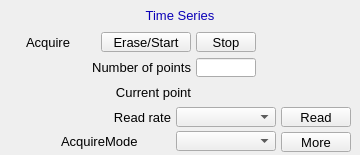
    <widget class="PyDMFrame" name="composite_1">
      <property name="geometry">
        <rect>
          <x>285</x>
          <y>275</y>
          <width>360</width>
          <height>155</height>
        </rect>
      </property>
      <widget class="PyDMDrawingRectangle" name="rectangle_2">
        <property name="geometry">
          <rect>
            <x>120</x>
            <y>5</y>
            <width>120</width>
            <height>21</height>
          </rect>
        </property>
        <property name="brush" stdset="0">
          <brush brushstyle="SolidPattern">
            <color alpha="255">
              <red>218</red>
              <green>218</green>
              <blue>218</blue>
            </color>
          </brush>
        </property>
        <property name="penStyle" stdset="0">
          <enum>Qt::SolidLine</enum>
        </property>
        <property name="penColor" stdset="0">
          <color>
            <red>218</red>
            <green>218</green>
            <blue>218</blue>
          </color>
        </property>
        <property name="penWidth" stdset="0">
          <double>0</double>
        </property>
        <property name="penCapStyle" stdset="0">
          <enum>Qt::FlatCap</enum>
        </property>
        <property name="toolTip">
          <string>rectangle_2</string>
        </property>
      </widget>
      <widget class="PyDMDrawingRectangle" name="rectangle_3">
        <property name="geometry">
          <rect>
            <x>0</x>
            <y>0</y>
            <width>360</width>
            <height>155</height>
          </rect>
        </property>
        <property name="brush" stdset="0">
          <brush brushstyle="NoBrush">
            <color alpha="255">
              <red>0</red>
              <green>0</green>
              <blue>0</blue>
            </color>
          </brush>
        </property>
        <property name="penStyle" stdset="0">
          <enum>Qt::SolidLine</enum>
        </property>
        <property name="penColor" stdset="0">
          <color>
            <red>0</red>
            <green>0</green>
            <blue>0</blue>
          </color>
        </property>
        <property name="penWidth" stdset="0">
          <double>1</double>
        </property>
        <property name="penCapStyle" stdset="0">
          <enum>Qt::FlatCap</enum>
        </property>
        <property name="toolTip">
          <string>rectangle_3</string>
        </property>
      </widget>
      <widget class="QLabel" name="text_13">
        <property name="geometry">
          <rect>
            <x>125</x>
            <y>5</y>
            <width>110</width>
            <height>20</height>
          </rect>
        </property>
        <property name="text">
          <string>Time Series</string>
        </property>
        <property name="font" stdset="0">
          <font>
            <pointsize>10</pointsize>
          </font>
        </property>
        <property name="brush" stdset="0">
          <brush brushstyle="SolidPattern">
            <color alpha="255">
              <red>10</red>
              <green>0</green>
              <blue>184</blue>
            </color>
          </brush>
        </property>
        <property name="toolTip">
          <string>text_13</string>
        </property>
        <property name="alignment">
          <set>Qt::AlignCenter</set>
        </property>
        <property name="styleSheet">
          <string notr="true">QLabel#text_13 {
  color: rgb(10, 0, 184);
  }</string>
        </property>
      </widget>
      <widget class="QLabel" name="text_14">
        <property name="geometry">
          <rect>
            <x>61</x>
            <y>82</y>
            <width>130</width>
            <height>20</height>
          </rect>
        </property>
        <property name="text">
          <string>Current point</string>
        </property>
        <property name="font" stdset="0">
          <font>
            <pointsize>10</pointsize>
          </font>
        </property>
        <property name="brush" stdset="0">
          <brush brushstyle="SolidPattern">
            <color alpha="255">
              <red>0</red>
              <green>0</green>
              <blue>0</blue>
            </color>
          </brush>
        </property>
        <property name="toolTip">
          <string>text_14</string>
        </property>
        <property name="alignment">
          <set>Qt::AlignRight|Qt::AlignTrailing|Qt::AlignVCenter</set>
        </property>
        <property name="styleSheet">
          <string notr="true">QLabel#text_14 {
  color: rgb(0, 0, 0);
  }</string>
        </property>
      </widget>
      <widget class="PyDMLabel" name="text_update_24">
        <property name="geometry">
          <rect>
            <x>196</x>
            <y>83</y>
            <width>90</width>
            <height>18</height>
          </rect>
        </property>
        <property name="toolTip">
          <string>PV: ${prefix}TS:TSCurrentPoint</string>
        </property>
        <property name="channel" stdset="0">
          <string>ca://${prefix}TS:TSCurrentPoint</string>
        </property>
        <property name="font" stdset="0">
          <font>
            <pointsize>10</pointsize>
          </font>
        </property>
        <property name="alignment">
          <set>Qt::AlignLeading|Qt::AlignLeft|Qt::AlignVCenter</set>
        </property>
        <property name="textInteractionFlags">
          <set>Qt::TextSelectableByKeyboard|Qt::TextSelectableByMouse</set>
        </property>
        <property name="styleSheet">
          <string notr="true">PyDMLabel#text_update_24 {
  color: rgb(10, 0, 184);
  background-color: rgb(187, 187, 187);
  }</string>
        </property>
      </widget>
      <widget class="PyDMEnumComboBox" name="menu">
        <property name="geometry">
          <rect>
            <x>176</x>
            <y>107</y>
            <width>100</width>
            <height>20</height>
          </rect>
        </property>
        <property name="toolTip">
          <string>${prefix}TS:TSRead.SCAN</string>
        </property>
        <property name="channel" stdset="0">
          <string>ca://${prefix}TS:TSRead.SCAN</string>
        </property>
        <property name="font" stdset="0">
          <font>
            <pointsize>10</pointsize>
          </font>
        </property>
        <property name="styleSheet">
          <string notr="true">PyDMEnumComboBox#menu {
  color: rgb(0, 0, 0);
  background-color: rgb(115, 223, 255);
  }</string>
        </property>
      </widget>
      <widget class="PyDMPushButton" name="message_button">
        <property name="geometry">
          <rect>
            <x>281</x>
            <y>107</y>
            <width>70</width>
            <height>20</height>
          </rect>
        </property>
        <property name="text">
          <string>Read</string>
        </property>
        <property name="font" stdset="0">
          <font>
            <pointsize>10</pointsize>
          </font>
        </property>
        <property name="toolTip">
          <string>${prefix}TS:TSRead.PROC</string>
        </property>
        <property name="channel" stdset="0">
          <string>ca://${prefix}TS:TSRead.PROC</string>
        </property>
        <property name="pressValue" stdset="0">
          <string>1</string>
        </property>
        <property name="styleSheet">
          <string notr="true">PyDMPushButton#message_button {
  color: rgb(0, 0, 0);
  background-color: rgb(115, 223, 255);
  }</string>
        </property>
      </widget>
      <widget class="QLabel" name="text_15">
        <property name="geometry">
          <rect>
            <x>81</x>
            <y>107</y>
            <width>90</width>
            <height>20</height>
          </rect>
        </property>
        <property name="text">
          <string>Read rate</string>
        </property>
        <property name="font" stdset="0">
          <font>
            <pointsize>10</pointsize>
          </font>
        </property>
        <property name="brush" stdset="0">
          <brush brushstyle="SolidPattern">
            <color alpha="255">
              <red>0</red>
              <green>0</green>
              <blue>0</blue>
            </color>
          </brush>
        </property>
        <property name="toolTip">
          <string>text_15</string>
        </property>
        <property name="alignment">
          <set>Qt::AlignRight|Qt::AlignTrailing|Qt::AlignVCenter</set>
        </property>
        <property name="styleSheet">
          <string notr="true">QLabel#text_15 {
  color: rgb(0, 0, 0);
  }</string>
        </property>
      </widget>
      <widget class="PyDMLineEdit" name="text_entry_8">
        <property name="geometry">
          <rect>
            <x>196</x>
            <y>58</y>
            <width>60</width>
            <height>19</height>
          </rect>
        </property>
        <property name="channel" stdset="0">
          <string>ca://${prefix}TS:TSNumPoints</string>
        </property>
        <property name="toolTip">
          <string>${prefix}TS:TSNumPoints</string>
        </property>
        <property name="font" stdset="0">
          <font>
            <pointsize>10</pointsize>
          </font>
        </property>
        <property name="styleSheet">
          <string notr="true">PyDMLineEdit#text_entry_8 {
  color: rgb(0, 0, 0);
  background-color: rgb(115, 223, 255);
  border: 1px solid black;
  margin: 0px;
  padding: 0px;
  spacing: 0px;
  }</string>
        </property>
      </widget>
      <widget class="QLabel" name="text_16">
        <property name="geometry">
          <rect>
            <x>31</x>
            <y>57</y>
            <width>160</width>
            <height>20</height>
          </rect>
        </property>
        <property name="text">
          <string>Number of points</string>
        </property>
        <property name="font" stdset="0">
          <font>
            <pointsize>10</pointsize>
          </font>
        </property>
        <property name="brush" stdset="0">
          <brush brushstyle="SolidPattern">
            <color alpha="255">
              <red>0</red>
              <green>0</green>
              <blue>0</blue>
            </color>
          </brush>
        </property>
        <property name="toolTip">
          <string>text_16</string>
        </property>
        <property name="alignment">
          <set>Qt::AlignRight|Qt::AlignTrailing|Qt::AlignVCenter</set>
        </property>
        <property name="styleSheet">
          <string notr="true">QLabel#text_16 {
  color: rgb(0, 0, 0);
  }</string>
        </property>
      </widget>
      <widget class="PyDMPushButton" name="message_button_1">
        <property name="geometry">
          <rect>
            <x>101</x>
            <y>32</y>
            <width>90</width>
            <height>20</height>
          </rect>
        </property>
        <property name="text">
          <string>Erase/Start</string>
        </property>
        <property name="font" stdset="0">
          <font>
            <pointsize>10</pointsize>
          </font>
        </property>
        <property name="toolTip">
          <string>${prefix}TS:TSAcquire</string>
        </property>
        <property name="channel" stdset="0">
          <string>ca://${prefix}TS:TSAcquire</string>
        </property>
        <property name="pressValue" stdset="0">
          <string>1</string>
        </property>
        <property name="styleSheet">
          <string notr="true">PyDMPushButton#message_button_1 {
  color: rgb(0, 0, 0);
  background-color: rgb(115, 223, 255);
  }</string>
        </property>
      </widget>
      <widget class="PyDMPushButton" name="message_button_2">
        <property name="geometry">
          <rect>
            <x>196</x>
            <y>32</y>
            <width>60</width>
            <height>20</height>
          </rect>
        </property>
        <property name="text">
          <string>Stop</string>
        </property>
        <property name="font" stdset="0">
          <font>
            <pointsize>10</pointsize>
          </font>
        </property>
        <property name="toolTip">
          <string>${prefix}TS:TSAcquire</string>
        </property>
        <property name="channel" stdset="0">
          <string>ca://${prefix}TS:TSAcquire</string>
        </property>
        <property name="pressValue" stdset="0">
          <string>0</string>
        </property>
        <property name="styleSheet">
          <string notr="true">PyDMPushButton#message_button_2 {
  color: rgb(0, 0, 0);
  background-color: rgb(115, 223, 255);
  }</string>
        </property>
      </widget>
      <widget class="PyDMLabel" name="text_update_25">
        <property name="geometry">
          <rect>
            <x>261</x>
            <y>33</y>
            <width>90</width>
            <height>18</height>
          </rect>
        </property>
        <property name="toolTip">
          <string>PV: ${prefix}TS:TSAcquiring</string>
        </property>
        <property name="channel" stdset="0">
          <string>ca://${prefix}TS:TSAcquiring</string>
        </property>
        <property name="displayFormat" stdset="0">
          <enum>PyDMLabel::String</enum>
        </property>
        <property name="font" stdset="0">
          <font>
            <pointsize>10</pointsize>
          </font>
        </property>
        <property name="alignment">
          <set>Qt::AlignLeading|Qt::AlignLeft|Qt::AlignVCenter</set>
        </property>
        <property name="textInteractionFlags">
          <set>Qt::TextSelectableByKeyboard|Qt::TextSelectableByMouse</set>
        </property>
        <property name="styleSheet">
          <string notr="true">PyDMLabel#text_update_25 {
  color: rgb(10, 0, 184);
  background-color: rgb(70, 70, 70);
  }</string>
        </property>
      </widget>
      <widget class="QLabel" name="text_17">
        <property name="geometry">
          <rect>
            <x>26</x>
            <y>32</y>
            <width>70</width>
            <height>20</height>
          </rect>
        </property>
        <property name="text">
          <string>Acquire</string>
        </property>
        <property name="font" stdset="0">
          <font>
            <pointsize>10</pointsize>
          </font>
        </property>
        <property name="brush" stdset="0">
          <brush brushstyle="SolidPattern">
            <color alpha="255">
              <red>0</red>
              <green>0</green>
              <blue>0</blue>
            </color>
          </brush>
        </property>
        <property name="toolTip">
          <string>text_17</string>
        </property>
        <property name="alignment">
          <set>Qt::AlignLeading|Qt::AlignLeft|Qt::AlignVCenter</set>
        </property>
        <property name="styleSheet">
          <string notr="true">QLabel#text_17 {
  color: rgb(0, 0, 0);
  }</string>
        </property>
      </widget>
      <widget class="PyDMRelatedDisplayButton" name="related_display_8">
        <property name="geometry">
          <rect>
            <x>281</x>
            <y>132</y>
            <width>70</width>
            <height>20</height>
          </rect>
        </property>
        <property name="toolTip">
          <string>More</string>
        </property>
        <property name="text">
          <string>More</string>
        </property>
        <property name="showIcon" stdset="0">
          <bool>true</bool>
        </property>
        <property name="font" stdset="0">
          <font>
            <pointsize>10</pointsize>
          </font>
        </property>
        <property name="styleSheet">
          <string notr="true">PyDMRelatedDisplayButton#related_display_8 {
  color: rgb(0, 0, 0);
  background-color: rgb(115, 223, 255);
  }</string>
        </property>
        <property name="titles" stdset="0">
          <stringlist>
            <string>Time series control</string>
          </stringlist>
        </property>
        <property name="filenames" stdset="0">
          <stringlist>
            <string>TimeSeriesPlugin_V37.ui</string>
          </stringlist>
        </property>
        <property name="macros" stdset="0">
          <stringlist>
            <string>P=${P},R=${R}TS:</string>
          </stringlist>
        </property>
        <property name="openInNewWindow" stdset="0">
          <bool>true</bool>
        </property>
      </widget>
      <widget class="QLabel" name="text_18">
        <property name="geometry">
          <rect>
            <x>61</x>
            <y>131</y>
            <width>110</width>
            <height>20</height>
          </rect>
        </property>
        <property name="text">
          <string>AcquireMode</string>
        </property>
        <property name="font" stdset="0">
          <font>
            <pointsize>10</pointsize>
          </font>
        </property>
        <property name="brush" stdset="0">
          <brush brushstyle="SolidPattern">
            <color alpha="255">
              <red>0</red>
              <green>0</green>
              <blue>0</blue>
            </color>
          </brush>
        </property>
        <property name="toolTip">
          <string>text_18</string>
        </property>
        <property name="alignment">
          <set>Qt::AlignLeading|Qt::AlignLeft|Qt::AlignVCenter</set>
        </property>
        <property name="styleSheet">
          <string notr="true">QLabel#text_18 {
  color: rgb(0, 0, 0);
  }</string>
        </property>
      </widget>
      <widget class="PyDMEnumComboBox" name="menu_1">
        <property name="geometry">
          <rect>
            <x>176</x>
            <y>131</y>
            <width>100</width>
            <height>20</height>
          </rect>
        </property>
        <property name="toolTip">
          <string>${prefix}TS:TSAcquireMode</string>
        </property>
        <property name="channel" stdset="0">
          <string>ca://${prefix}TS:TSAcquireMode</string>
        </property>
        <property name="font" stdset="0">
          <font>
            <pointsize>10</pointsize>
          </font>
        </property>
        <property name="styleSheet">
          <string notr="true">PyDMEnumComboBox#menu_1 {
  color: rgb(0, 0, 0);
  background-color: rgb(115, 223, 255);
  }</string>
        </property>
      </widget>
    </widget>
